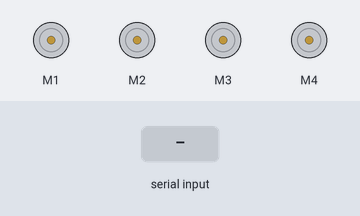
This sketch was run on a simulated Arduino Uno, built with avr-gcc and run on an emulated ATmega328P. On the bench: 4 × DC motor (green arrow = forward, orange = backward, longer = faster). The inputs (shaded band) are chosen by the test bench.

Above: at 6.2 s.
6.3 s: "F" received over Serial
At 7.5 s:
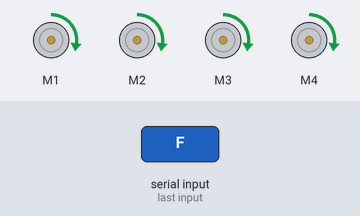
7.8 s: "B" received over Serial
At 8.6 s:
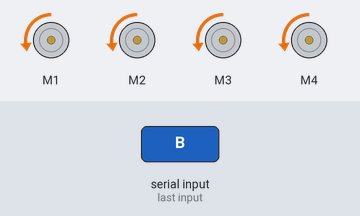
9.3 s: "L" received over Serial
At 9.8 s:
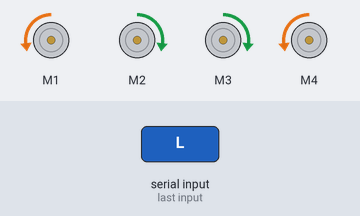
10.8 s: "R" received over Serial
At 12.1 s:
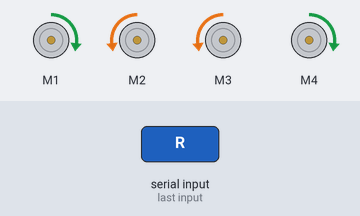
Timing chart, 0 to 13.3 s (numbered marks = the images above; inputs shaded):
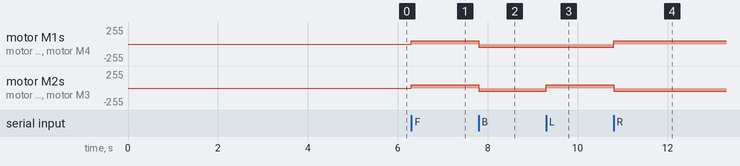

Measured:
- after the input at 6.3 s, motor M1–4: stopped → forward 50/255 at once
- after the input at 7.8 s, motor M1–4: forward 50/255 → backward 50/255 at once
- after the input at 9.3 s, motor M2, motor M3: backward 50/255 → forward 50/255 at once
- after the input at 10.8 s, motor M1, motor M4: backward 50/255 → forward 50/255 at once; motor M2, motor M3: forward 50/255 → backward 50/255 at once

The sketch:

Vehicle_Code.ino
```cpp
#include <AFMotor.h>
#include <Servo.h>

Servo myservo;  // create Servo object to control a servo
int pos = 0;    // variable to store the servo position

#define motorSpeed 50
#define servoDelay 40

//Initial motors pin
AF_DCMotor motor1(1);
AF_DCMotor motor2(2);
AF_DCMotor motor3(3);
AF_DCMotor motor4(4);
char command;

void setup() {
  delay(5000);
  Serial.begin(9600);  //Set the baud rate to your Bluetooth module.
  motor1.setSpeed(motorSpeed);  //Define maximum velocity
  motor2.setSpeed(motorSpeed);  //Define maximum velocity
  motor3.setSpeed(motorSpeed);  //Define maximum velocity
  motor4.setSpeed(motorSpeed);  //Define maximum velocity
}

void loop() {
  manual_control();
  //automated_movement();
}

void forward() {
  motor1.run(FORWARD); //rotate the motor clockwise
  motor2.run(FORWARD); //rotate the motor clockwise
  motor3.run(FORWARD); //rotate the motor clockwise
  motor4.run(FORWARD); //rotate the motor clockwise
}

void back() {
  motor1.run(BACKWARD); //rotate the motor anti-clockwise
  motor2.run(BACKWARD); //rotate the motor anti-clockwise
  motor3.run(BACKWARD); //rotate the motor clockwise
  motor4.run(BACKWARD); //rotate the motor clockwise
}

void left() {
  motor1.run(BACKWARD); //rotate the motor anti-clockwise
  motor2.run(FORWARD); //rotate the motor anti-clockwise
  motor3.run(FORWARD); //rotate the motor anti-clockwise
  motor4.run(BACKWARD); //rotate the motor anti-clockwise
}

void right() {
  motor1.run(FORWARD); //rotate the motor anti-clockwise
  motor2.run(BACKWARD); //rotate the motor anti-clockwise
  motor3.run(BACKWARD); //rotate the motor anti-clockwise
  motor4.run(FORWARD); //rotate the motor anti-clockwise
}

void stopme() {
  motor1.run(RELEASE); //rotate the motor anti-clockwise
  motor2.run(RELEASE); //rotate the motor anti-clockwise
  motor3.run(RELEASE); //rotate the motor anti-clockwise
  motor4.run(RELEASE); //rotate the motor anti-clockwise
}
```

Manual_Control.ino
```cpp
void manual_control() {
  while (Serial.available()) {
    command = Serial.read();
    switch (command) {

      case 'F':
        forward();
        break;

      case 'B':
        back();
        break;

      case 'L':
        left();
        break;

      case 'R':
        right();
        break;

      case 'V':
        servo_rotation();
        break;

      default:
        stopme();
    }
  }
}
```

automatic_rifle.ino
```cpp
void automated_movement() {
  forward();
  delay(800);
  stopme();
  delay(500);
  servo_rotation();
  delay(500);

  back();
  delay(1000);
  stopme();
  delay(500);
  servo_rotation();
  delay(500);
}

void servo_rotation() {
  myservo.write(0); //Turn clockwise at high speed
  delay(3000);
  myservo.detach();//Stop. You can use deatch function or use write(x), as x is the middle of 0-180 which is 90, but some lack of precision may change this value
  delay(2000);
  myservo.attach(9);//Always use attach function after detach to re-connect your servo with the board
  myservo.write(180);
  delay(3000);
  myservo.detach();//Stop
  delay(2000);
  myservo.attach(9);
}
```
